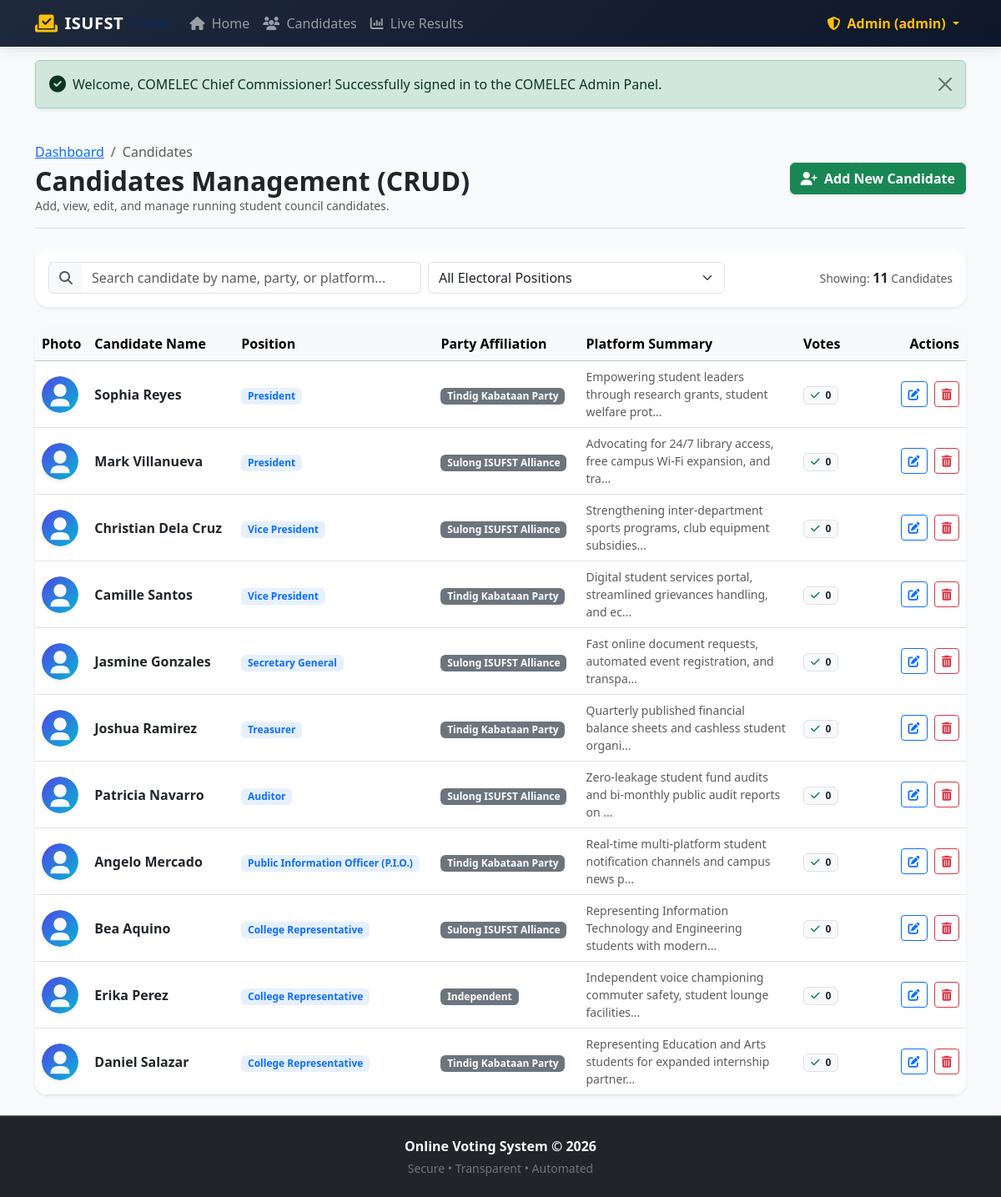
Screenshot of /admin/candidates.php (signed in) with the database file from the repository.
### tables this page shows
CREATE TABLE `candidates` (
  `id` INT(11) NOT NULL AUTO_INCREMENT,
  `position_id` INT(11) NOT NULL,
  `first_name` VARCHAR(50) NOT NULL,
  `last_name` VARCHAR(50) NOT NULL,
  `party` VARCHAR(100) NOT NULL DEFAULT 'Independent',
  `platform` TEXT DEFAULT NULL,
  `photo` VARCHAR(255) DEFAULT 'default_candidate.svg',
  `created_at` TIMESTAMP DEFAULT CURRENT_TIMESTAMP,
  PRIMARY KEY (`id`),
  KEY `fk_candidates_position` (`position_id`),
  CONSTRAINT `fk_candidates_position` FOREIGN KEY (`position_id`) REFERENCES `positions` (`id`) ON DELETE CASCADE ON UPDATE CASCADE
);

CREATE TABLE `positions` (
  `id` INT(11) NOT NULL AUTO_INCREMENT,
  `title` VARCHAR(100) NOT NULL,
  `max_votes` INT(11) NOT NULL DEFAULT 1 COMMENT 'Number of candidates voter can pick',
  `priority` INT(11) NOT NULL DEFAULT 1 COMMENT 'Display sort order in ballot',
  `description` TEXT DEFAULT NULL,
  `created_at` TIMESTAMP DEFAULT CURRENT_TIMESTAMP,
  PRIMARY KEY (`id`)
);

### includes/crud_functions.php (called while the page is built, shortened)
<?php
function get_all_candidates($pdo, $position_id = null) {
    $sql = "SELECT c.*, p.title AS position_title, COUNT(v.id) AS vote_count
            FROM candidates c
            JOIN positions p ON c.position_id = p.id
            LEFT JOIN votes v ON c.id = v.candidate_id ";
    $params = [];
    $sql .= " GROUP BY c.id ORDER BY p.priority ASC, c.last_name ASC";
    $stmt = $pdo->prepare($sql);
    $stmt->execute($params);
    return $stmt->fetchAll();
}

### admin/candidates.php (the view, shortened to what this page needs)
<?php
require_once __DIR__ . '/auth_check.php';
$filter_position = (int)($_GET['pos'] ?? 0);
$candidates = get_all_candidates($pdo, $filter_position > 0 ? $filter_position : null);
include __DIR__ . '/../includes/header.php';
include __DIR__ . '/../includes/navbar.php';
include __DIR__ . '/../includes/alerts.php';
?>
<main class="py-4">
    <div class="container">
        <div class="d-flex flex-column flex-md-row justify-content-between align-items-md-center gap-3 mb-4 pb-3 border-bottom">
            <div>
                <nav aria-label="breadcrumb">
                    <ol class="breadcrumb mb-1 small">
                        <li class="breadcrumb-item"><a href="index.php">Dashboard</a></li>
                        <li class="breadcrumb-item active">Candidates</li>
                    </ol>
                </nav>
                <h2 class="fw-bold mb-0 text-dark">Candidates Management (CRUD)</h2>
                <div class="text-muted small">Add, view, edit, and manage running student council candidates.</div>
            </div>
            <div>
                <button type="button" class="btn btn-success fw-semibold shadow-sm" data-bs-toggle="modal" data-bs-target="#createCandidateModal">
                    <i class="fa-solid fa-user-plus me-1"></i> Add New Candidate
                </button>
            </div>
        </div>
        <div class="card border-0 shadow-sm rounded-4 mb-4 bg-white">
            <div class="card-body p-3">
                <div class="row g-2 align-items-center justify-content-between">
                    <div class="col-md-5">
                        <div class="input-group">
                            <span class="input-group-text bg-light border-end-0"><i class="fa-solid fa-magnifying-glass text-muted"></i></span>
                            <input type="text" class="form-control border-start-0 table-search-input" data-target-table="candidatesTable" placeholder="Search candidate by name, party, or platform...">
                        </div>
                    </div>
                    <div class="col-md-4">
                        <form method="GET" action="candidates.php" class="d-flex align-items-center gap-2">
                            <select name="pos" class="form-select" onchange="this.form.submit()">
                                <option value="0">All Electoral Positions</option>
                            </select>
                        </form>
                    </div>
                    <div class="col-md-3 text-md-end text-muted small">
                        Showing: <strong class="text-dark fs-6"><?php echo count($candidates); ?></strong> Candidates
                    </div>
                </div>
            </div>
        </div>
        <div class="card border-0 shadow-sm rounded-4 overflow-hidden bg-white">
            <div class="card-body p-0">
                <div class="table-responsive">
                    <table class="table table-hover align-middle mb-0" id="candidatesTable">
                        <thead class="table-light">
                            <tr>
                                <th style="width: 60px;">Photo</th>
                                <th>Candidate Name</th>
                                <th>Position</th>
                                <th>Party Affiliation</th>
                                <th>Platform Summary</th>
                                <th>Votes</th>
                                <th class="text-end" style="width: 140px;">Actions</th>
                            </tr>
                        </thead>
                        <tbody>
                            <?php if (empty($candidates)): ?>
                                <tr>
                                    <td colspan="7" class="text-center py-5 text-muted">
                                        <i class="fa-solid fa-user-slash fa-3x mb-2 d-block"></i>
                                        No candidates found. Click "Add New Candidate" to register one.
                                    </td>
                                </tr>
                            <?php else: ?>
                                <?php foreach ($candidates as $cand):
                                    $cand_name = htmlspecialchars($cand['first_name'] . ' ' . $cand['last_name']);
                                    $photo_src = (!empty($cand['photo']) && file_exists(__DIR__ . '/../assets/uploads/candidates/' . $cand['photo']))
                                        ? ('../assets/uploads/candidates/' . $cand['photo'])
                                        : '../assets/uploads/candidates/default_candidate.svg';
                                ?>
                                    <tr>
                                        <td>
                                            <img src="<?php echo $photo_src; ?>" alt="<?php echo $cand_name; ?>" class="rounded-circle shadow-sm" style="width: 44px; height: 44px; object-fit: cover;">
                                        </td>
                                        <td>
                                            <strong class="text-dark fs-6"><?php echo $cand_name; ?></strong>
                                        </td>
                                        <td>
                                            <span class="badge bg-primary bg-opacity-10 text-primary fw-semibold">
                                                <?php echo htmlspecialchars($cand['position_title']); ?>
                                            </span>
                                        </td>
                                        <td>
                                            <span class="badge bg-secondary"><?php echo htmlspecialchars($cand['party']); ?></span>
                                        </td>
                                        <td class="small text-muted" style="max-width: 250px;">
                                            <?php echo htmlspecialchars(mb_strimwidth($cand['platform'], 0, 75, '...')); ?>
                                        </td>
                                        <td>
                                            <span class="badge bg-light text-dark border">
                                                <i class="fa-solid fa-check text-success me-1"></i> <?php echo number_format($cand['vote_count']); ?>
                                            </span>
                                        </td>
                                        <td class="text-end">
                                            <button type="button" class="btn btn-sm btn-outline-primary me-1"
                                                    data-bs-toggle="modal"
                                                    data-bs-target="#editCandidateModal_<?php echo $cand['id']; ?>" title="Edit">
                                                <i class="fa-solid fa-pen-to-square"></i>
                                            </button>
                                            <form method="POST" action="candidates.php" class="d-inline"
                                                  onsubmit="return confirm('Are you sure you want to delete candidate \'<?php echo htmlspecialchars(addslashes($cand_name)); ?>\'? All associated votes for this candidate will also be removed.');">
                                                <button type="submit" class="btn btn-sm btn-outline-danger" title="Delete">
                                                    <i class="fa-solid fa-trash-can"></i>
                                                </button>
                                            </form>
                                        </td>
                                    </tr>
                                <?php endforeach; ?>
                            <?php endif; ?>
                        </tbody>
                    </table>
                </div>
            </div>
        </div>
    </div>
</main>
<?php include __DIR__ . '/../includes/footer.php'; ?>

### assets/css/style.css (style rules this page uses)
:root { --primary-color: #2563eb; --primary-hover: #1d4ed8; --secondary-color: #0f172a; --accent-color: #06b6d4; --success-color: #10b981; --bg-light: #f8fafc; --card-border: #e2e8f0; }
body { font-family: 'Segoe UI', system-ui, -apple-system, sans-serif; background-color: var(--bg-light); color: #334155; min-height: 100vh; display: flex; flex-direction: column; }
main { flex: 1; }

### rows the page displays
candidates: photo (placeholder picture), cand_name "Sophia Reyes", position.title "President", party "Tindig Kabataan Party", platform "Empowering student leaders through research grants, student welfare prot...", vote_count "0"
candidates: photo (placeholder picture), cand_name "Mark Villanueva", position.title "President", party "Sulong ISUFST Alliance", platform "Advocating for 24/7 library access, free campus Wi-Fi expansion, and tra...", vote_count "0"
candidates: photo (placeholder picture), cand_name "Christian Dela Cruz", position.title "Vice President", party "Sulong ISUFST Alliance", platform "Strengthening inter-department sports programs, club equipment subsidies...", vote_count "0"
candidates: photo (placeholder picture), cand_name "Camille Santos", position.title "Vice President", party "Tindig Kabataan Party", platform "Digital student services portal, streamlined grievances handling, and ec...", vote_count "0"
candidates: photo (placeholder picture), cand_name "Jasmine Gonzales", position.title "Secretary General", party "Sulong ISUFST Alliance", platform "Fast online document requests, automated event registration, and transpa...", vote_count "0"
candidates: photo (placeholder picture), cand_name "Joshua Ramirez", position.title "Treasurer", party "Tindig Kabataan Party", platform "Quarterly published financial balance sheets and cashless student organi...", vote_count "0"
candidates: photo (placeholder picture), cand_name "Patricia Navarro", position.title "Auditor", party "Sulong ISUFST Alliance", platform "Zero-leakage student fund audits and bi-monthly public audit reports on ...", vote_count "0"
candidates: photo (placeholder picture), cand_name "Angelo Mercado", position.title "Public Information Officer (P.I.O.)", party "Tindig Kabataan Party", platform "Real-time multi-platform student notification channels and campus news p...", vote_count "0"
candidates: photo (placeholder picture), cand_name "Bea Aquino", position.title "College Representative", party "Sulong ISUFST Alliance", platform "Representing Information Technology and Engineering students with modern...", vote_count "0"
candidates: photo (placeholder picture), cand_name "Erika Perez", position.title "College Representative", party "Independent", platform "Independent voice championing commuter safety, student lounge facilities...", vote_count "0"
candidates: photo (placeholder picture), cand_name "Daniel Salazar", position.title "College Representative", party "Tindig Kabataan Party", platform "Representing Education and Arts students for expanded internship partner...", vote_count "0"

### other values shown
$_SESSION['admin_username'] "admin"
$message "Welcome, COMELEC Chief Commissioner! Successfully signed in to the COMELEC Admin Panel."
count($candidates) "11"
